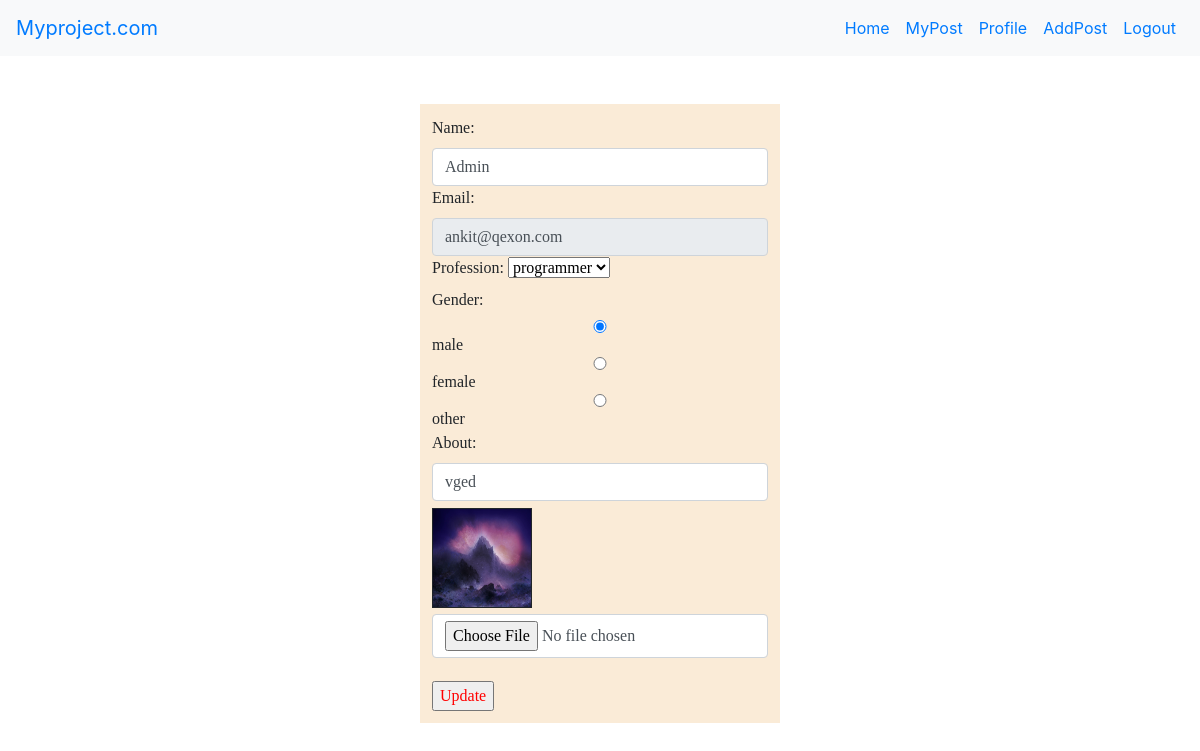
Page /edit_profile.php (signed in) on the committed database.
### tables this page shows
CREATE TABLE `users_new` (
  `id` int(255) NOT NULL,
  `gender` varchar(255) NOT NULL,
  `email` varchar(255) NOT NULL,
  `password` varchar(255) NOT NULL,
  `profession` varchar(255) NOT NULL,
  `about` varchar(255) NOT NULL,
  `image` varchar(255) NOT NULL,
  `name` varchar(255) NOT NULL,
  `is_admin` int(11) NOT NULL COMMENT '1-Admin,0-User'
);

### edit_profile.php (the view, shortened to what this page needs)
<?php
    include "header.php";
    $email = $_SESSION['email'];
    $sql = "SELECT * FROM users_new WHERE email ='$email'";
    $res = mysqli_query($conn,$sql);
    if ($result=$res->fetch_array())
    {
    }
?>
    <form action ="profile.php"  method="post" enctype="multipart/form-data">
        <div class="form-group">
            <div>
                <label for="name"> Name:</label>
                <input class="form-control" type ="text" name ="name" value="<?php echo $result['name'] ?>" >
            </div>
            <div>
                <label for="email"> Email:</label>
                <input class="form-control" type ="text" name ="email" readonly value="<?php  echo $result['email'] ?>" >
            </div>
            <div>
                <label for="profession"> Profession:</label> <?php $select = $result['profession'];  ?>
                <select name="profession">
                    <option value="programmer" <?php if ($select =="programmer"){?>  selected <?php } ?>>programmer</option>
                </select>
            </div>
            <div>
                <label for="gender"> Gender:</label> <?php $check = $result['gender'];  ?>
                <input class="form-control" type = "radio" name = "gender" value ="Male" <?php if ($check =="male"){?>  checked <?php } ?> >male
                <input class="form-control" type = "radio" name = "gender" value ="Female" <?php if ($check =="female"){?>  checked <?php } ?> >female
                <input class="form-control" type = "radio" name = "gender" value = "Other" <?php if ($check =="other"){?>  checked <?php } ?> >other
            </div>
            <div>
                <label for="about"> About:</label>
                <input class="form-control" type ="text" name ="about" value="<?php echo $result['about'] ?>" >
            </div>
            <div class="" style="margin-top: 2%; margin-bottom: 2%">
                <img src ="images/<?php echo $result['image'] ?>" id="imgLogo" style="width: 100px; height:100px;border:1px solid "></div>
                <input class="form-control" type ="file" name ="uploadImg" id="uploadImg">
            </div>
        <div>
            <input type = "submit" style="color:red; margin-top:2%" name = "update" value = "Update">
        </div>
    </form>
  <?php include "footer.php";  ?>

### edit_profile.php (style rules this page uses)
form { background-color: antiquewhite; margin: 0 auto; margin-top: 4%; font-family: Raleway; padding: 1%; width: 25%; min-width: 30%; }

### rows in the picture
users_new: name "Admin", email "ankit@qexon.com", profession "programmer", gender "☑", about "vged", image (picture)
